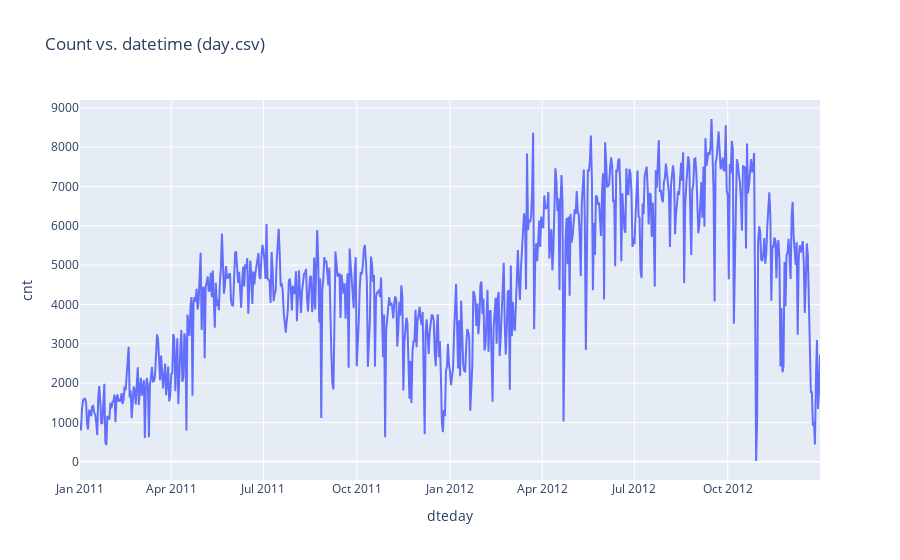

The cell this chart's notebook holds for it:
### Code cell
import plotly.express as px

fig = px.line(df_day, x='dteday', y='cnt', title='Count vs. datetime (day.csv)')
fig.show()

### Figure 1 — Plotly figure (JSON) as saved in the notebook; plotly's stock layout.template omitted (floating-point values rounded to 4 significant figures; data arrays with more than 128 entries replaced by an {"elided": "..."} marker saying what was removed)
{"data": [{"hovertemplate": "dteday=%{x}<br>cnt=%{y}<extra></extra>", "legendgroup": "", "line": {"color": "#636efa", "dash": "solid"}, "marker": {"symbol": "circle"}, "mode": "lines", "name": "", "orientation": "v", "showlegend": false, "type": "scatter", "x": {"elided": "731 str values"}, "xaxis": "x", "y": {"elided": "731 int values"}, "yaxis": "y"}], "layout": {"legend": {"tracegroupgap": 0}, "title": {"text": "Count vs. datetime (day.csv)"}, "xaxis": {"anchor": "y", "domain": [0, 1], "title": {"text": "dteday"}}, "yaxis": {"anchor": "x", "domain": [0, 1], "title": {"text": "cnt"}}}}
